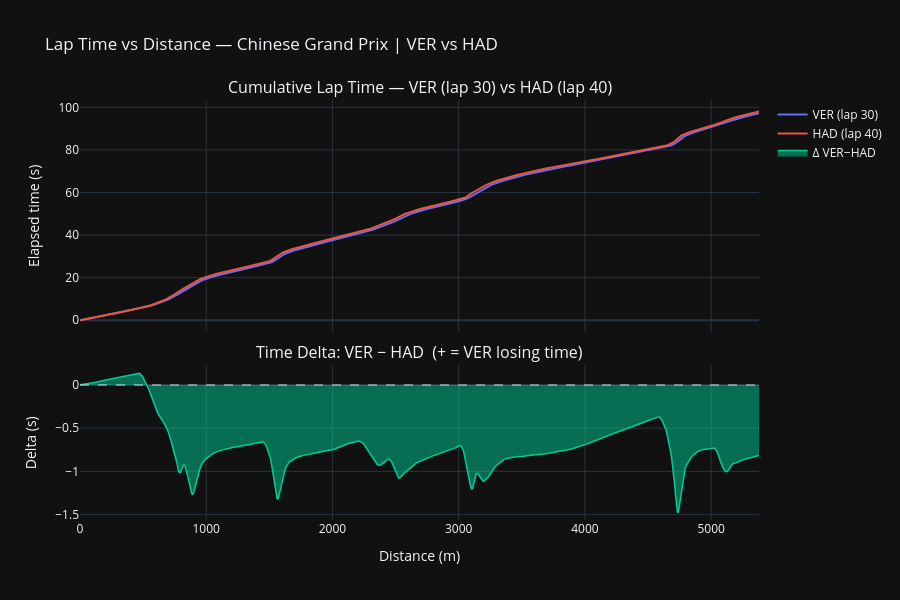

Notebook code cell kept with this figure:
### Code cell
# ── 3.x Cumulative lap time & delta — distance on X axis ─────────────────────
# Cumulative time is computed by integrating over the shared distance grid.
# At each point: time = distance / speed  (speed in km/h → convert to m/s)
# This gives seconds elapsed from the start of the lap to each distance point.
#
# The delta subplot shows (time_a - time_b) at each point:
#   positive = Driver A is behind on time (B is ahead)
#   negative = Driver A is ahead on time (A is ahead)

def cumulative_time(tel_interp: pd.DataFrame) -> np.ndarray:
    """
    Compute cumulative elapsed time (seconds) at each distance grid point.
    Uses the trapezoid rule: dt = dd / v  where v is speed in m/s.
    """
    speed_ms = tel_interp["speed"].values / 3.6  # km/h → m/s
    speed_ms = np.where(speed_ms < 1.0, 1.0, speed_ms)  # guard against div/0 at standing start
    dist     = tel_interp["distance"].values
    dd       = np.diff(dist, prepend=dist[0])  # distance increment per step
    dt       = dd / speed_ms                   # time increment per step
    return np.cumsum(dt)

cum_time_a = cumulative_time(tel_a_interp)
cum_time_b = cumulative_time(tel_b_interp)
time_delta = cum_time_a - cum_time_b  # + = A losing time, - = A gaining time

fig = make_subplots(
    rows=2, cols=1,
    shared_xaxes=True,
    vertical_spacing=0.08,
    row_heights=[0.6, 0.4],
    subplot_titles=[
        f"Cumulative Lap Time — {DRIVER_A} (lap {LAP_A}) vs {DRIVER_B} (lap {LAP_B})",
        f"Time Delta: {DRIVER_A} − {DRIVER_B}  (+ = {DRIVER_A} losing time)",
    ],
)

# ── Top panel: cumulative time both drivers ───────────────────────────────────
fig.add_trace(go.Scatter(
    x=dist_grid, y=cum_time_a,
    name=f"{DRIVER_A} (lap {LAP_A})",
    mode="lines", line=dict(width=2),
), row=1, col=1)

fig.add_trace(go.Scatter(
    x=dist_grid, y=cum_time_b,
    name=f"{DRIVER_B} (lap {LAP_B})",
    mode="lines", line=dict(width=2),
), row=1, col=1)

# ── Bottom panel: time delta with zero line and fill ─────────────────────────
fig.add_trace(go.Scatter(
    x=dist_grid, y=time_delta,
    name=f"Δ {DRIVER_A}−{DRIVER_B}",
    mode="lines", line=dict(width=1.5),
    fill="tozeroy",
    showlegend=True,
), row=2, col=1)

fig.add_hline(
    y=0, line_dash="dash", line_color="white",
    opacity=0.4, row=2, col=1,
)

fig.update_layout(
    template=PLOTLY_TEMPLATE,
    height=600,
    hovermode="x unified",
    title=f"Lap Time vs Distance — {round_name} | {DRIVER_A} vs {DRIVER_B}",
)
fig.update_xaxes(title_text="Distance (m)", row=2, col=1)
fig.update_yaxes(title_text="Elapsed time (s)", row=1, col=1)
fig.update_yaxes(title_text="Delta (s)", row=2, col=1)

fig.show()

### Figure 1 — Plotly figure (JSON) as saved in the notebook; plotly's stock layout.template omitted (floating-point values rounded to 4 significant figures; data arrays with more than 128 entries replaced by an {"elided": "..."} marker saying what was removed)
{"data": [{"line": {"width": 2}, "mode": "lines", "name": "VER (lap 30)", "type": "scatter", "x": {"elided": "700 float values"}, "xaxis": "x", "y": {"elided": "700 float values"}, "yaxis": "y"}, {"line": {"width": 2}, "mode": "lines", "name": "HAD (lap 40)", "type": "scatter", "x": {"elided": "700 float values"}, "xaxis": "x", "y": {"elided": "700 float values"}, "yaxis": "y"}, {"fill": "tozeroy", "line": {"width": 1.5}, "mode": "lines", "name": "Δ VER−HAD", "showlegend": true, "type": "scatter", "x": {"elided": "700 float values"}, "xaxis": "x2", "y": {"elided": "700 float values"}, "yaxis": "y2"}], "layout": {"annotations": [{"font": {"size": 16}, "showarrow": false, "text": "Cumulative Lap Time — VER (lap 30) vs HAD (lap 40)", "x": 0.5, "xanchor": "center", "xref": "paper", "y": 1, "yanchor": "bottom", "yref": "paper"}, {"font": {"size": 16}, "showarrow": false, "text": "Time Delta: VER − HAD  (+ = VER losing time)", "x": 0.5, "xanchor": "center", "xref": "paper", "y": 0.368, "yanchor": "bottom", "yref": "paper"}], "height": 600, "hovermode": "x unified", "shapes": [{"line": {"color": "white", "dash": "dash"}, "opacity": 0.4, "type": "line", "x0": 0, "x1": 1, "xref": "x2 domain", "y0": 0, "y1": 0, "yref": "y2"}], "title": {"text": "Lap Time vs Distance — Chinese Grand Prix | VER vs HAD"}, "xaxis": {"anchor": "y", "domain": [0, 1], "matches": "x2", "showticklabels": false}, "xaxis2": {"anchor": "y2", "domain": [0, 1], "title": {"text": "Distance (m)"}}, "yaxis": {"anchor": "x", "domain": [0.448, 1], "title": {"text": "Elapsed time (s)"}}, "yaxis2": {"anchor": "x2", "domain": [0, 0.368], "title": {"text": "Delta (s)"}}}}
